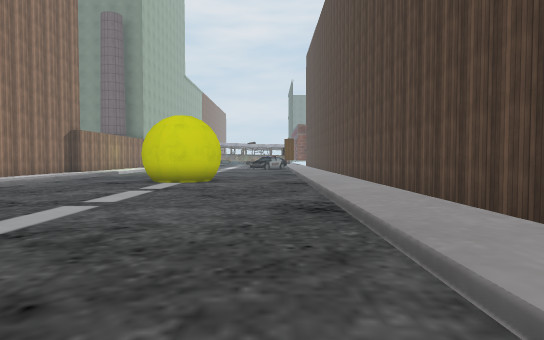
[1] (above)

18 first-person views from a walk through a 3-D level made in the Unity game engine. The camera is 1.5 m above the floor, tilts 2° down and sees 75° across. The floor is counted in squares, 2 m on a side. Each view is taken from the middle of a square. On the plan, view 1 faces up. The plan holds only what a view shows up to about 11 squares ahead; the rest is blank. The place goes on beyond the plan. Some animated figures are not drawn. Some surface patterns are stand-ins.

[2]
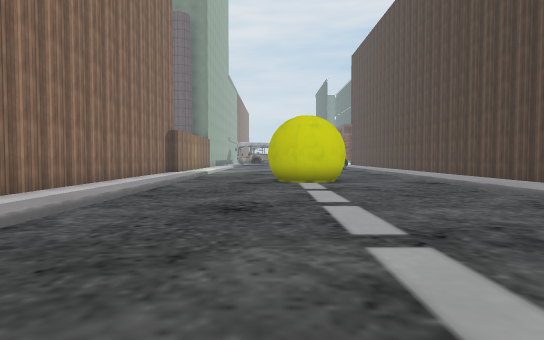

[3]
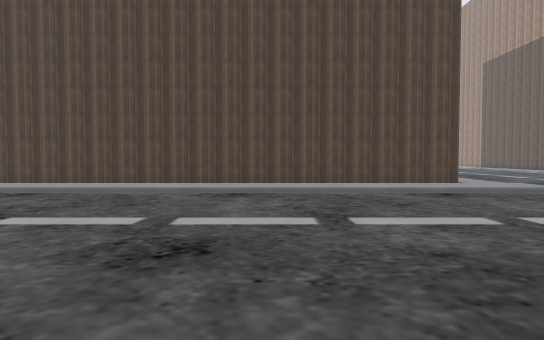

[4]
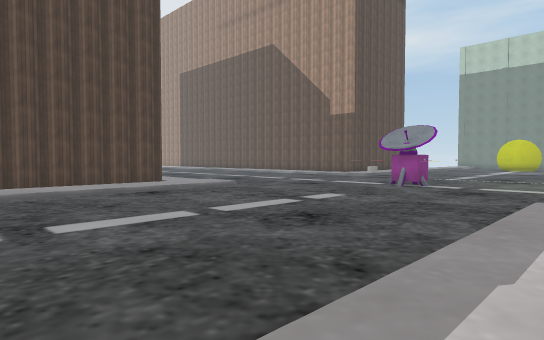

[5]
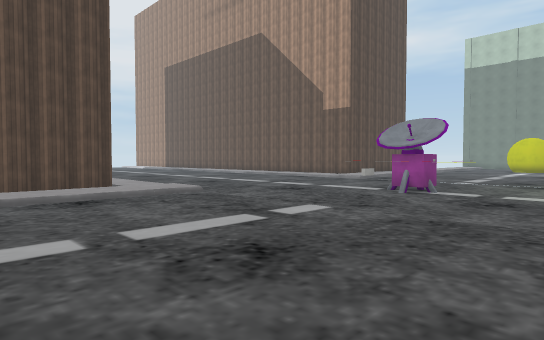

[6]
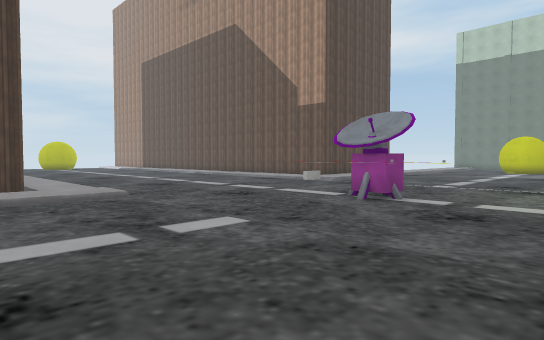

[7]
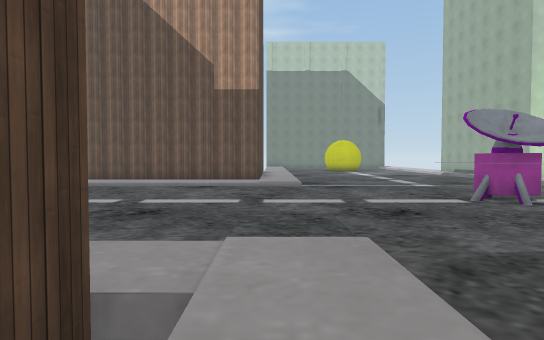

[8]
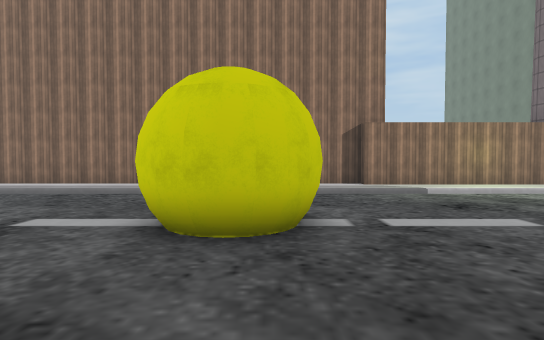

[9]
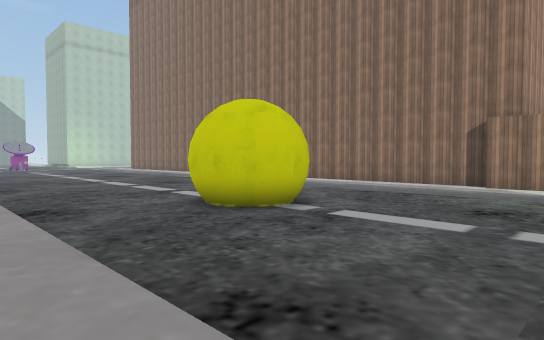

[10]
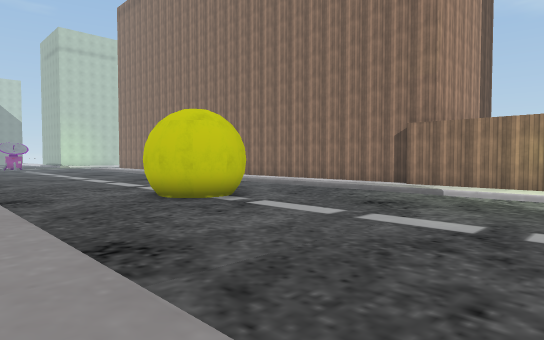

[11]
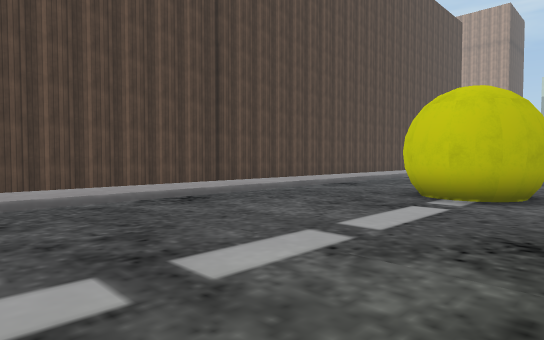

[12]
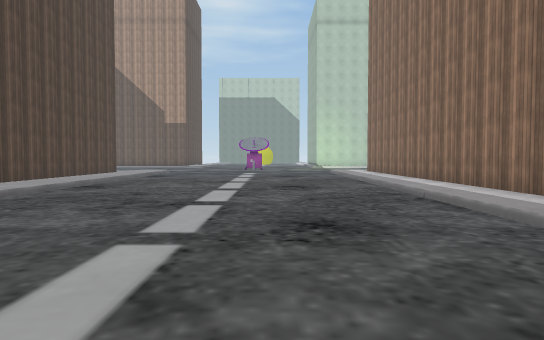

[13]
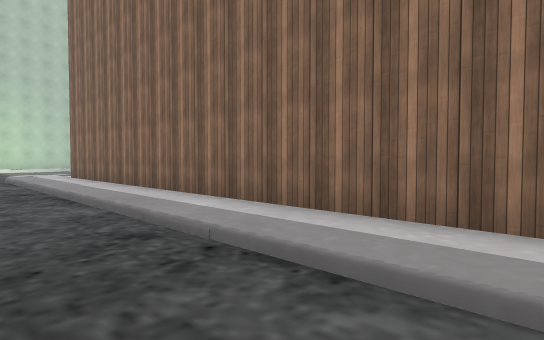

[14]
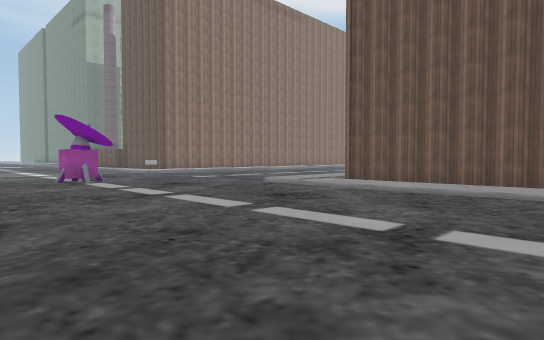

[15]
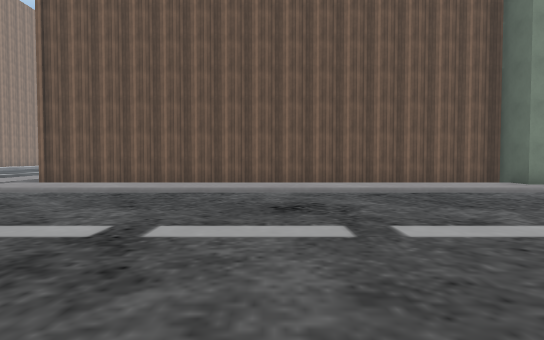

[16]
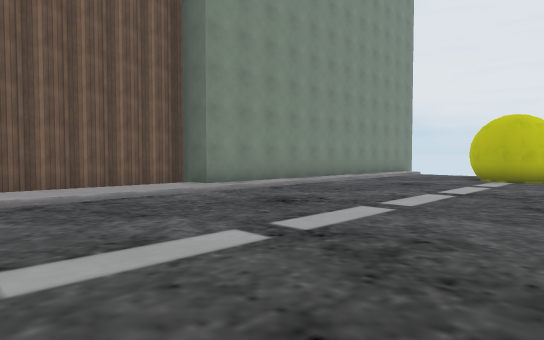

[17]
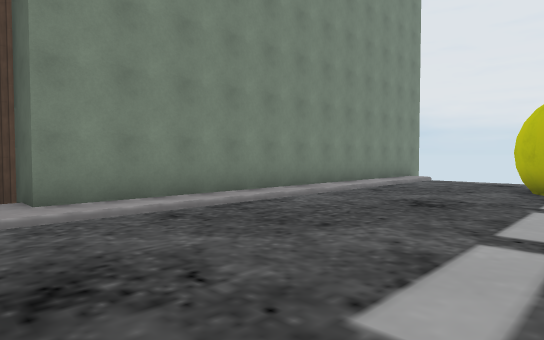

[18]
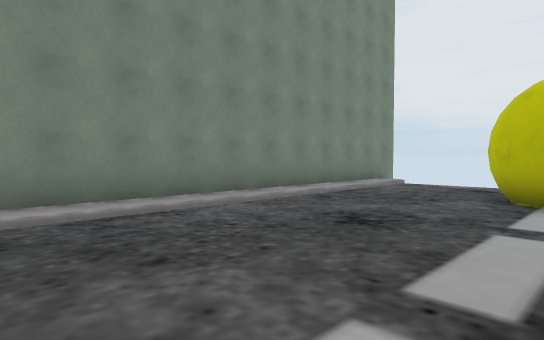

### Floor plan
Key: @ floor where view 1 was taken; # wall or solid block; . main floor; : floor 0.25 m higher than the main floor; / step, stairs or slope; O other object.
Columns run from 9 left of view 1 to 26 right of it. Each row starts with its distance up from view 1.
 19  #/ . .... :
 18  #/......./:#
 17  #/......./:#
 16  #/......./:#
 15 ##/......./:#
 14 #:/......./:#
 13 #:/......./:#
 12 #:/..###../:#
 11 #:/..###../:#
 10 #:/......./:#
  9 #:/......./:#
  8 #:/......./:#
  7 #:/......./:#
  6 #:/......./:#
  5 #:/......./:#
  4 #:/......./:#
  3 #:/......./:#
  2 #:#......./:#
  1 #:/......./:#
  0 #:/......@/:#
 -1 #:/......./:#
 -2 #:/......./:#
 -3 #:/......./:#
 -4 #:/......./:#
 -5 #:/......./:#
 -6 #:/......./:#
 -7 #:/......./:#############OOOOOOOOOO
 -8    ......./::::::::::::::::::::::::O
 -9   .................................
-10   ....#............................
-11   ....##...........................
-12   ....O........................##
-13    ..#O#.......................##
-14    ...........................
-15    ................. ...
-16    .............. .

Where each view was taken, in squares from view 1:
view 1: 0 up, 0 right, facing up
view 2: 0 up, 4 left, facing up
view 3: 1 down, 8 left, facing right
view 4: 1 down, 8 left, facing down-right
view 5: 3 down, 7 left, facing down-right
view 6: 5 down, 7 left, facing down-right
view 7: 5 down, 2 right, facing down
view 8: 12 up, 2 right, facing left
view 9: 17 up, 2 right, facing down-left
view 10: 19 up, 2 right, facing down-left
view 11: 19 up, 5 left, facing down-right
view 12: 9 up, 4 left, facing down
view 13: 5 up, 5 left, facing down-left
view 14: 16 down, 9 right, facing up-left
view 15: 16 down, 9 right, facing up
view 16: 15 down, 10 right, facing up-right
view 17: 13 down, 14 right, facing up-right
view 18: 13 down, 16 right, facing up-right
